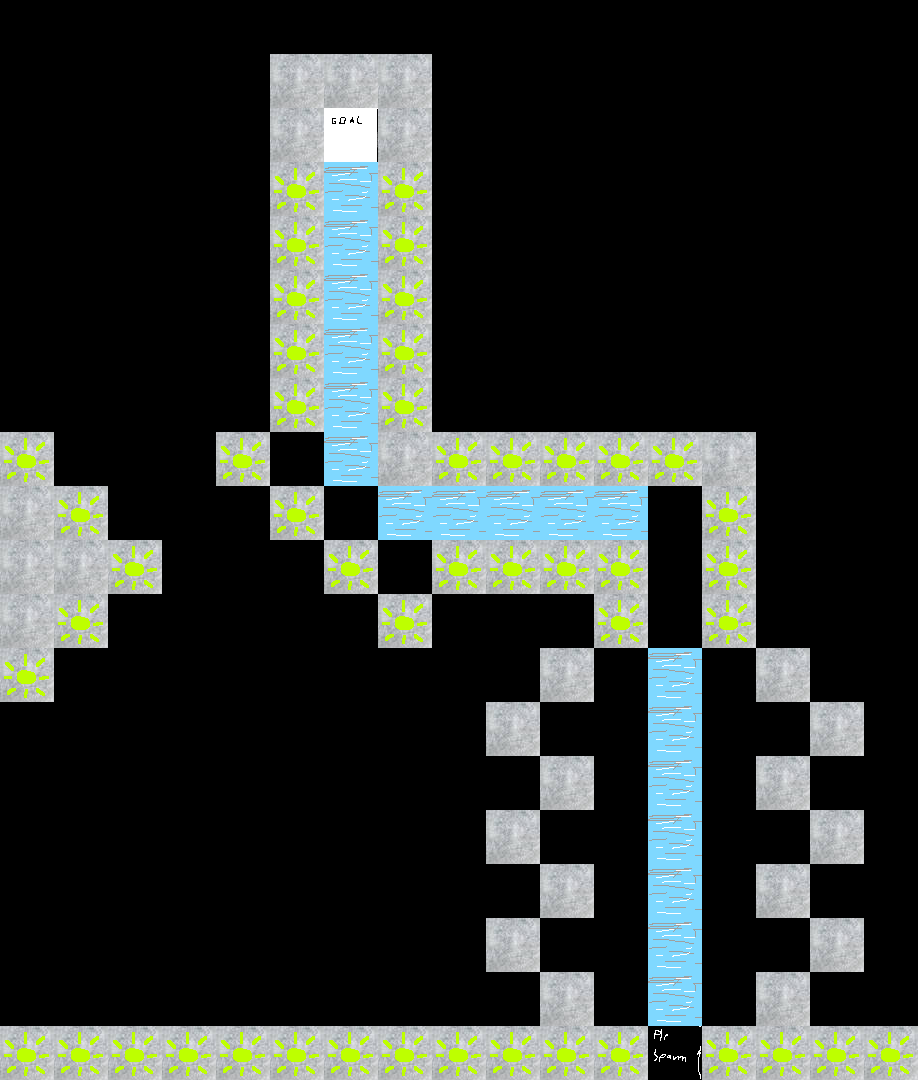

A level layout from a 2D game, rendered from its tile map. Below: a short description, then the map file with tile-grid data replaced by summaries:
An orthogonal 17x20 tile map with 54x54 px tiles, 2 tile layers (Tile Layer 1, Tile Layer 2).

<map version="1.9" tiledversion="1.9.0" orientation="orthogonal" renderorder="right-down" width="17" height="20" tilewidth="54" tileheight="54" infinite="0" nextlayerid="3" nextobjectid="1">
 <tileset firstgid="1" source="temp2.tsx" />
 <layer id="1" name="Tile Layer 1" width="17" height="20">
  <data>[340 cells, 93 non-empty, 4 distinct tile ids]</data>
 </layer>
 <layer id="2" name="Tile Layer 2" width="17" height="20">
  <data>[340 cells, 48 non-empty, 1 distinct tile ids]</data>
 </layer>
</map>
